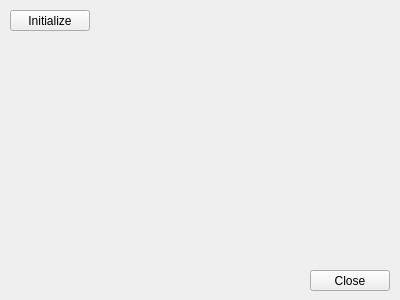
<?xml version="1.0" encoding="UTF-8"?>
<ui version="4.0">
 <class>respModelWidget</class>
 <widget class="QWidget" name="respModelWidget">
  <property name="geometry">
   <rect>
    <x>0</x>
    <y>0</y>
    <width>400</width>
    <height>300</height>
   </rect>
  </property>
  <property name="windowTitle">
   <string>Form</string>
  </property>
  <widget class="QPushButton" name="initializeButton">
   <property name="geometry">
    <rect>
     <x>10</x>
     <y>10</y>
     <width>80</width>
     <height>21</height>
    </rect>
   </property>
   <property name="text">
    <string>Initialize</string>
   </property>
  </widget>
  <widget class="QPushButton" name="closeButton">
   <property name="geometry">
    <rect>
     <x>310</x>
     <y>270</y>
     <width>80</width>
     <height>21</height>
    </rect>
   </property>
   <property name="text">
    <string>Close</string>
   </property>
  </widget>
 </widget>
 <resources/>
 <connections/>
</ui>
